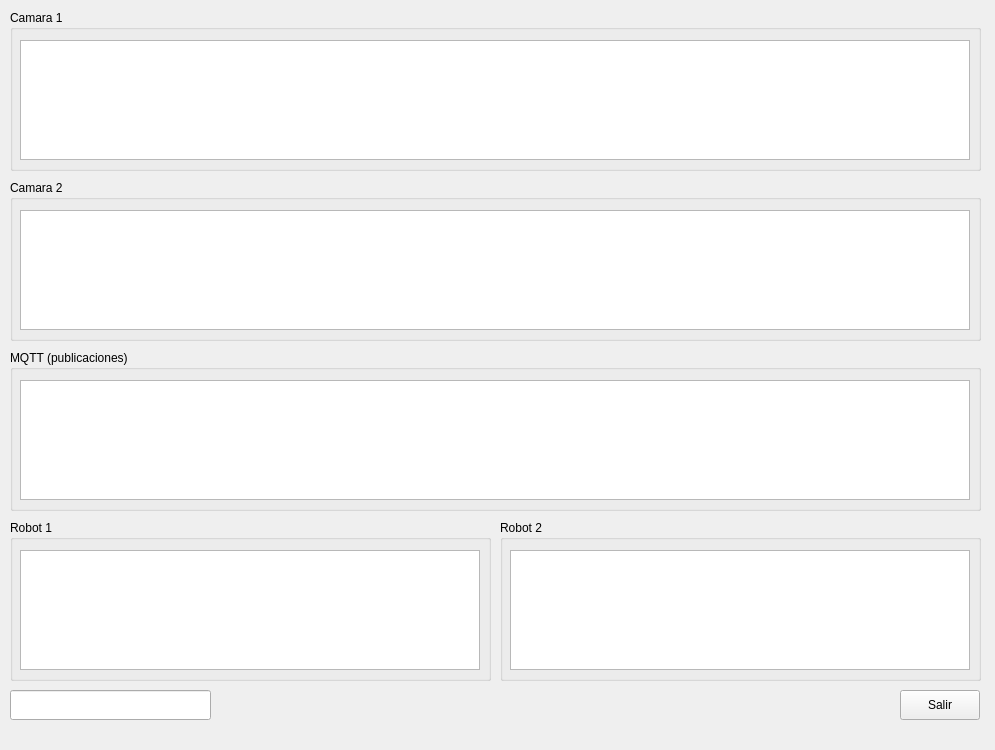
<?xml version="1.0" encoding="UTF-8"?>
<ui version="4.0">
 <class>MainWindow</class>
 <widget class="QMainWindow" name="MainWindow">
  <property name="geometry">
   <rect>
    <x>0</x>
    <y>0</y>
    <width>995</width>
    <height>750</height>
   </rect>
  </property>
  <property name="minimumSize">
   <size>
    <width>995</width>
    <height>750</height>
   </size>
  </property>
  <property name="maximumSize">
   <size>
    <width>995</width>
    <height>750</height>
   </size>
  </property>
  <property name="windowTitle">
   <string>Inicializacion del sistema - Raspberry Pi</string>
  </property>
  <widget class="QWidget" name="centralwidget">
   <widget class="QGroupBox" name="cam1">
    <property name="geometry">
     <rect>
      <x>10</x>
      <y>10</y>
      <width>971</width>
      <height>161</height>
     </rect>
    </property>
    <property name="title">
     <string>Camara 1</string>
    </property>
    <widget class="QTextEdit" name="C1_show">
     <property name="geometry">
      <rect>
       <x>10</x>
       <y>30</y>
       <width>950</width>
       <height>120</height>
      </rect>
     </property>
     <property name="readOnly">
      <bool>true</bool>
     </property>
    </widget>
   </widget>
   <widget class="QGroupBox" name="cam1_2">
    <property name="geometry">
     <rect>
      <x>10</x>
      <y>180</y>
      <width>971</width>
      <height>161</height>
     </rect>
    </property>
    <property name="title">
     <string>Camara 2</string>
    </property>
    <widget class="QTextEdit" name="C2_show">
     <property name="geometry">
      <rect>
       <x>10</x>
       <y>30</y>
       <width>950</width>
       <height>120</height>
      </rect>
     </property>
     <property name="readOnly">
      <bool>true</bool>
     </property>
    </widget>
   </widget>
   <widget class="QLineEdit" name="linea_IP">
    <property name="geometry">
     <rect>
      <x>10</x>
      <y>690</y>
      <width>201</width>
      <height>30</height>
     </rect>
    </property>
    <property name="font">
     <font>
      <pointsize>12</pointsize>
     </font>
    </property>
   </widget>
   <widget class="QPushButton" name="pushButton">
    <property name="geometry">
     <rect>
      <x>900</x>
      <y>690</y>
      <width>80</width>
      <height>30</height>
     </rect>
    </property>
    <property name="text">
     <string>Salir</string>
    </property>
   </widget>
   <widget class="QGroupBox" name="cam1_3">
    <property name="geometry">
     <rect>
      <x>10</x>
      <y>350</y>
      <width>971</width>
      <height>161</height>
     </rect>
    </property>
    <property name="title">
     <string>MQTT (publicaciones)</string>
    </property>
    <widget class="QTextEdit" name="mqtt_show">
     <property name="geometry">
      <rect>
       <x>10</x>
       <y>30</y>
       <width>950</width>
       <height>120</height>
      </rect>
     </property>
     <property name="readOnly">
      <bool>true</bool>
     </property>
    </widget>
   </widget>
   <widget class="QGroupBox" name="cam1_4">
    <property name="geometry">
     <rect>
      <x>10</x>
      <y>520</y>
      <width>481</width>
      <height>161</height>
     </rect>
    </property>
    <property name="title">
     <string>Robot 1</string>
    </property>
    <widget class="QTextEdit" name="py_show_A">
     <property name="geometry">
      <rect>
       <x>10</x>
       <y>30</y>
       <width>460</width>
       <height>120</height>
      </rect>
     </property>
     <property name="readOnly">
      <bool>true</bool>
     </property>
    </widget>
   </widget>
   <widget class="QGroupBox" name="cam1_5">
    <property name="geometry">
     <rect>
      <x>500</x>
      <y>520</y>
      <width>481</width>
      <height>161</height>
     </rect>
    </property>
    <property name="title">
     <string>Robot 2</string>
    </property>
    <widget class="QTextEdit" name="py_show_B">
     <property name="geometry">
      <rect>
       <x>10</x>
       <y>30</y>
       <width>460</width>
       <height>120</height>
      </rect>
     </property>
     <property name="readOnly">
      <bool>true</bool>
     </property>
    </widget>
   </widget>
  </widget>
 </widget>
 <resources/>
 <connections>
  <connection>
   <sender>pushButton</sender>
   <signal>clicked()</signal>
   <receiver>MainWindow</receiver>
   <slot>close()</slot>
   <hints>
    <hint type="sourcelabel">
     <x>1190</x>
     <y>991</y>
    </hint>
    <hint type="destinationlabel">
     <x>1116</x>
     <y>991</y>
    </hint>
   </hints>
  </connection>
 </connections>
</ui>
